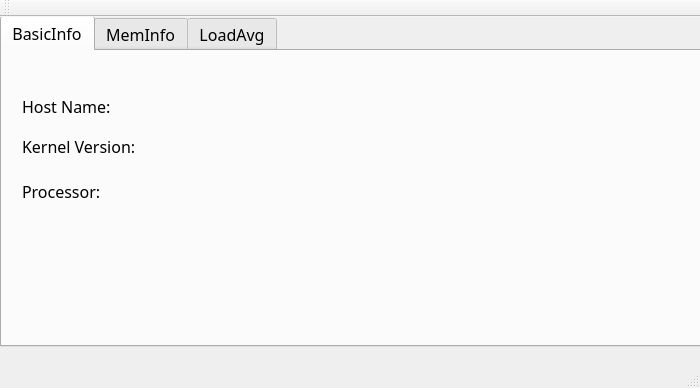
<?xml version="1.0" encoding="UTF-8"?>
<ui version="4.0">
 <class>MainWindow</class>
 <widget class="QMainWindow" name="MainWindow">
  <property name="geometry">
   <rect>
    <x>0</x>
    <y>0</y>
    <width>700</width>
    <height>388</height>
   </rect>
  </property>
  <property name="windowTitle">
   <string>System In View</string>
  </property>
  <widget class="QWidget" name="centralWidget">
   <widget class="QTabWidget" name="tabWidget">
    <property name="geometry">
     <rect>
      <x>0</x>
      <y>-1</y>
      <width>711</width>
      <height>331</height>
     </rect>
    </property>
    <property name="font">
     <font>
      <family>Sans Serif</family>
      <pointsize>12</pointsize>
     </font>
    </property>
    <property name="mouseTracking">
     <bool>false</bool>
    </property>
    <property name="autoFillBackground">
     <bool>false</bool>
    </property>
    <property name="tabShape">
     <enum>QTabWidget::Rounded</enum>
    </property>
    <property name="currentIndex">
     <number>0</number>
    </property>
    <property name="documentMode">
     <bool>false</bool>
    </property>
    <property name="tabsClosable">
     <bool>false</bool>
    </property>
    <property name="movable">
     <bool>true</bool>
    </property>
    <widget class="QWidget" name="tab_4">
     <attribute name="title">
      <string>BasicInfo</string>
     </attribute>
     <widget class="QLabel" name="ker_ver_lb">
      <property name="geometry">
       <rect>
        <x>20</x>
        <y>80</y>
        <width>151</width>
        <height>31</height>
       </rect>
      </property>
      <property name="font">
       <font>
        <family>CM Roman Asian</family>
        <pointsize>12</pointsize>
       </font>
      </property>
      <property name="text">
       <string>Kernel Version:</string>
      </property>
     </widget>
     <widget class="QLabel" name="ker_ver_contex">
      <property name="geometry">
       <rect>
        <x>200</x>
        <y>80</y>
        <width>221</width>
        <height>31</height>
       </rect>
      </property>
      <property name="font">
       <font>
        <family>CM Roman Asian</family>
        <pointsize>12</pointsize>
       </font>
      </property>
      <property name="text">
       <string/>
      </property>
      <property name="alignment">
       <set>Qt::AlignLeading|Qt::AlignLeft|Qt::AlignVCenter</set>
      </property>
     </widget>
     <widget class="QLabel" name="hostname_lb">
      <property name="geometry">
       <rect>
        <x>20</x>
        <y>40</y>
        <width>151</width>
        <height>31</height>
       </rect>
      </property>
      <property name="font">
       <font>
        <family>CM Roman Asian</family>
        <pointsize>12</pointsize>
       </font>
      </property>
      <property name="text">
       <string>Host Name:</string>
      </property>
     </widget>
     <widget class="QLabel" name="hostname_contex">
      <property name="geometry">
       <rect>
        <x>200</x>
        <y>40</y>
        <width>221</width>
        <height>31</height>
       </rect>
      </property>
      <property name="font">
       <font>
        <family>CM Roman Asian</family>
        <pointsize>12</pointsize>
       </font>
      </property>
      <property name="text">
       <string/>
      </property>
      <property name="alignment">
       <set>Qt::AlignLeading|Qt::AlignLeft|Qt::AlignVCenter</set>
      </property>
     </widget>
     <widget class="QLabel" name="process_lb">
      <property name="geometry">
       <rect>
        <x>20</x>
        <y>130</y>
        <width>131</width>
        <height>21</height>
       </rect>
      </property>
      <property name="font">
       <font>
        <family>CM Roman Asian</family>
        <pointsize>12</pointsize>
       </font>
      </property>
      <property name="text">
       <string>Processor:</string>
      </property>
     </widget>
     <widget class="QLabel" name="process_contex">
      <property name="geometry">
       <rect>
        <x>200</x>
        <y>130</y>
        <width>471</width>
        <height>21</height>
       </rect>
      </property>
      <property name="font">
       <font>
        <family>CM Roman Asian</family>
        <pointsize>12</pointsize>
       </font>
      </property>
      <property name="text">
       <string/>
      </property>
      <property name="alignment">
       <set>Qt::AlignLeading|Qt::AlignLeft|Qt::AlignVCenter</set>
      </property>
     </widget>
    </widget>
    <widget class="QWidget" name="tab_2">
     <attribute name="title">
      <string>MemInfo</string>
     </attribute>
     <widget class="QTableWidget" name="tableWidget_2">
      <property name="geometry">
       <rect>
        <x>10</x>
        <y>20</y>
        <width>681</width>
        <height>201</height>
       </rect>
      </property>
      <property name="sizePolicy">
       <sizepolicy hsizetype="Expanding" vsizetype="Expanding">
        <horstretch>0</horstretch>
        <verstretch>0</verstretch>
       </sizepolicy>
      </property>
      <property name="textElideMode">
       <enum>Qt::ElideMiddle</enum>
      </property>
      <attribute name="horizontalHeaderStretchLastSection">
       <bool>true</bool>
      </attribute>
      <row>
       <property name="text">
        <string>Capacity(KB)</string>
       </property>
      </row>
      <row>
       <property name="text">
        <string>Capacity(MB)</string>
       </property>
      </row>
      <column>
       <property name="text">
        <string>MemTotal</string>
       </property>
      </column>
      <column>
       <property name="text">
        <string>MemFree</string>
       </property>
      </column>
      <column>
       <property name="text">
        <string>Buffers</string>
       </property>
      </column>
      <column>
       <property name="text">
        <string>Cached</string>
       </property>
      </column>
      <column>
       <property name="text">
        <string>SwapTotal</string>
       </property>
      </column>
      <column>
       <property name="text">
        <string>SwapFree</string>
       </property>
      </column>
      <item row="0" column="0">
       <property name="textAlignment">
        <set>AlignHCenter|AlignVCenter|AlignCenter</set>
       </property>
      </item>
      <item row="1" column="0">
       <property name="textAlignment">
        <set>AlignHCenter|AlignVCenter|AlignCenter</set>
       </property>
      </item>
     </widget>
    </widget>
    <widget class="QWidget" name="tab_3">
     <attribute name="title">
      <string>LoadAvg</string>
     </attribute>
     <widget class="QLabel" name="label">
      <property name="geometry">
       <rect>
        <x>80</x>
        <y>60</y>
        <width>150</width>
        <height>20</height>
       </rect>
      </property>
      <property name="font">
       <font>
        <family>CM Roman</family>
        <pointsize>20</pointsize>
       </font>
      </property>
      <property name="text">
       <string>1  Minute</string>
      </property>
      <property name="alignment">
       <set>Qt::AlignCenter</set>
      </property>
     </widget>
     <widget class="QLabel" name="label_2">
      <property name="geometry">
       <rect>
        <x>260</x>
        <y>60</y>
        <width>150</width>
        <height>20</height>
       </rect>
      </property>
      <property name="font">
       <font>
        <family>CM Roman</family>
        <pointsize>20</pointsize>
       </font>
      </property>
      <property name="text">
       <string>5  Minutes</string>
      </property>
      <property name="alignment">
       <set>Qt::AlignCenter</set>
      </property>
     </widget>
     <widget class="QLabel" name="label_3">
      <property name="geometry">
       <rect>
        <x>440</x>
        <y>60</y>
        <width>150</width>
        <height>20</height>
       </rect>
      </property>
      <property name="font">
       <font>
        <family>CM Roman</family>
        <pointsize>20</pointsize>
       </font>
      </property>
      <property name="text">
       <string>15  Minutes</string>
      </property>
      <property name="alignment">
       <set>Qt::AlignCenter</set>
      </property>
     </widget>
     <widget class="QWidget" name="layoutWidget">
      <property name="geometry">
       <rect>
        <x>70</x>
        <y>100</y>
        <width>531</width>
        <height>111</height>
       </rect>
      </property>
      <layout class="QHBoxLayout" name="horizontalLayout">
       <item>
        <widget class="QLCDNumber" name="lcdNumber_2">
         <property name="frameShape">
          <enum>QFrame::StyledPanel</enum>
         </property>
         <property name="frameShadow">
          <enum>QFrame::Plain</enum>
         </property>
        </widget>
       </item>
       <item>
        <widget class="QLCDNumber" name="lcdNumber_3">
         <property name="frameShape">
          <enum>QFrame::StyledPanel</enum>
         </property>
         <property name="frameShadow">
          <enum>QFrame::Plain</enum>
         </property>
        </widget>
       </item>
       <item>
        <widget class="QLCDNumber" name="lcdNumber_1">
         <property name="font">
          <font>
           <family>CM Roman</family>
           <weight>50</weight>
           <italic>false</italic>
           <bold>false</bold>
          </font>
         </property>
         <property name="cursor">
          <cursorShape>ArrowCursor</cursorShape>
         </property>
         <property name="autoFillBackground">
          <bool>false</bool>
         </property>
         <property name="frameShape">
          <enum>QFrame::StyledPanel</enum>
         </property>
         <property name="frameShadow">
          <enum>QFrame::Plain</enum>
         </property>
         <property name="smallDecimalPoint">
          <bool>false</bool>
         </property>
        </widget>
       </item>
      </layout>
     </widget>
    </widget>
   </widget>
  </widget>
  <widget class="QMenuBar" name="menuBar">
   <property name="geometry">
    <rect>
     <x>0</x>
     <y>0</y>
     <width>700</width>
     <height>28</height>
    </rect>
   </property>
   <property name="defaultUp">
    <bool>false</bool>
   </property>
  </widget>
  <widget class="QToolBar" name="mainToolBar">
   <property name="movable">
    <bool>true</bool>
   </property>
   <property name="toolButtonStyle">
    <enum>Qt::ToolButtonFollowStyle</enum>
   </property>
   <attribute name="toolBarArea">
    <enum>TopToolBarArea</enum>
   </attribute>
   <attribute name="toolBarBreak">
    <bool>false</bool>
   </attribute>
  </widget>
  <widget class="QStatusBar" name="statusBar"/>
  <action name="actionStart">
   <property name="text">
    <string>Start</string>
   </property>
  </action>
  <action name="actionSave_as">
   <property name="text">
    <string>Save as</string>
   </property>
  </action>
  <action name="actionExit">
   <property name="text">
    <string>Exit</string>
   </property>
  </action>
  <action name="actionGroup">
   <property name="text">
    <string>Group</string>
   </property>
  </action>
 </widget>
 <layoutdefault spacing="6" margin="11"/>
 <tabstops>
  <tabstop>tableWidget_2</tabstop>
  <tabstop>tabWidget</tabstop>
 </tabstops>
 <resources/>
 <connections>
  <connection>
   <sender>actionExit</sender>
   <signal>activated()</signal>
   <receiver>MainWindow</receiver>
   <slot>close()</slot>
   <hints>
    <hint type="sourcelabel">
     <x>-1</x>
     <y>-1</y>
    </hint>
    <hint type="destinationlabel">
     <x>349</x>
     <y>193</y>
    </hint>
   </hints>
  </connection>
  <connection>
   <sender>actionGroup</sender>
   <signal>activated()</signal>
   <receiver>MainWindow</receiver>
   <slot>show()</slot>
   <hints>
    <hint type="sourcelabel">
     <x>-1</x>
     <y>-1</y>
    </hint>
    <hint type="destinationlabel">
     <x>349</x>
     <y>193</y>
    </hint>
   </hints>
  </connection>
 </connections>
</ui>
